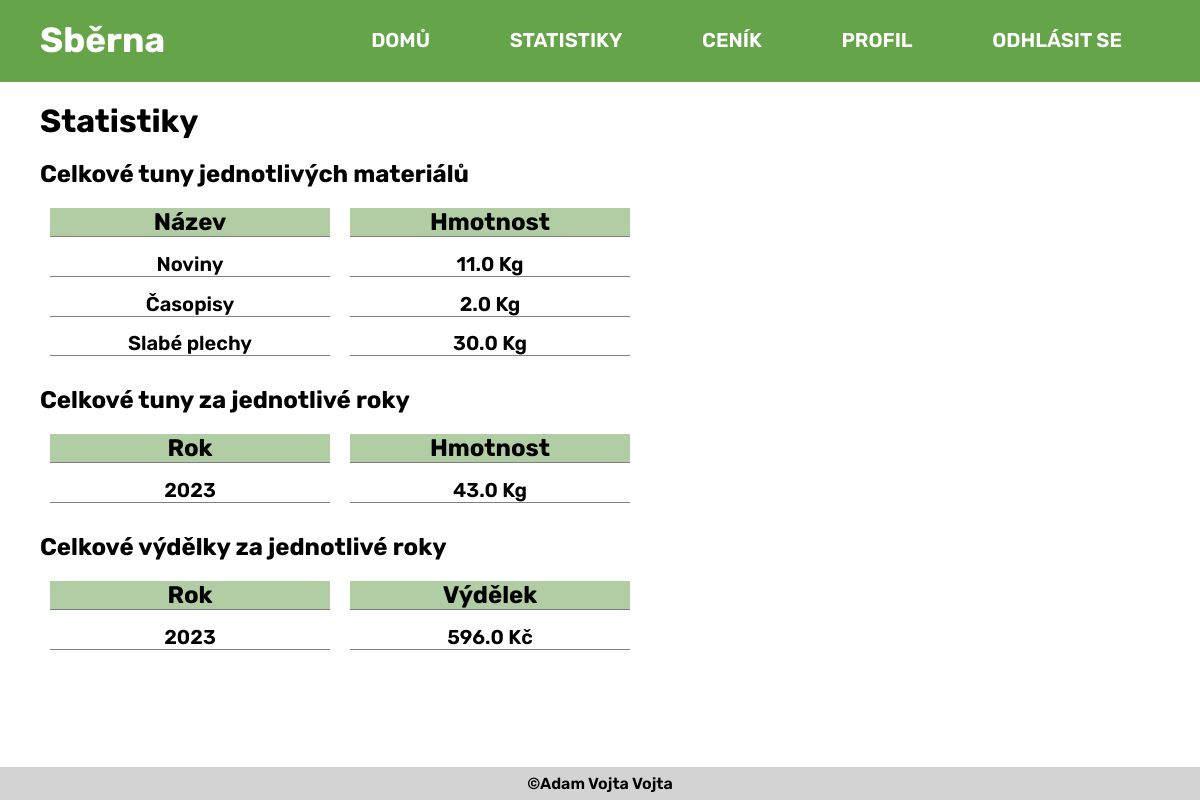
/statistiky (signed in), run on the app's committed database.
### tables this page shows
CREATE TABLE typy_materialu (id_typu_materialu INTEGER NOT NULL PRIMARY KEY AUTOINCREMENT, nazev TEXT NOT NULL);

### app.py (the view)
@app.route('/statistiky')
def stats() -> ResponseReturnValue:
    return render_template("stats.jinja2",
                           material_total=total_each_material(),
                           yearly_material_total=total_yearly_weight(),
                           income_total=total_yearly_profit())

### app.py (called while the page is built)
def process_query(query: str) -> Query:
    connection = sqlite3.connect(DB_PATH)
    cursor = connection.cursor()
    cursor.execute(query)
    data = cursor.fetchall()
    connection.close()
    return data

def total_each_material() -> Any:
    total_weight = "SELECT typy_materialu.nazev, SUM(mnozstvi) celkove_mnozstvi " \
                   "FROM sbery JOIN polozka ON (sbery.id_sberu = polozka.id_sberu) " \
                   "JOIN typy_materialu ON (typy_materialu.id_typu_materialu = " \
                   "polozka.id_typu_materialu) GROUP BY " \
                   "typy_materialu.id_typu_materialu;"
    return process_query(total_weight)

def total_yearly_weight() -> Any:
    yearly_weight = "SELECT strftime('%Y',cas_odevzdani) AS rok, SUM(mnozstvi) " \
                    "AS mnozstvi FROM sbery JOIN polozka ON " \
                    "(sbery.id_sberu = polozka.id_sberu) JOIN typy_materialu " \
                    "ON (typy_materialu.id_typu_materialu = " \
                    "polozka.id_typu_materialu) GROUP BY " \
                    "strftime('%Y',cas_odevzdani);"
    return process_query(yearly_weight)

def total_yearly_profit() -> Any:
    total_profit = "SELECT strftime('%Y',cas_odevzdani) AS rok, " \
                   "SUM(cena*mnozstvi) AS cena FROM sbery JOIN polozka ON " \
                   "(sbery.id_sberu = polozka.id_sberu) JOIN ceny ON " \
                   "(polozka.id_ceny = ceny.id_ceny) GROUP BY " \
                   "strftime('%Y',cas_odevzdani);"
    return process_query(total_profit)

### templates/stats.jinja2 (shortened to what this page needs)
{% extends 'main.jinja2' %}
{% block content %}
<h1 class="headline">
Statistiky
</h1>
<h2 class="stats">Celkové tuny jednotlivých materiálů</h2>
<div class="row">
<div class="col">
  <h2>Název</h2>
    {% for i in material_total %}
	<p>{{i[0]}}</p>
	{%endfor%}
</div>
<div class="col">
  <h2>Hmotnost</h2>
    {% for i in material_total %}
	<p>{{i[1]}}{{" Kg"}}</p>
	{%endfor%}
</div>
</div>
<h2 class="stats">Celkové tuny za jednotlivé roky</h2>
<div class="row">
<div class="col">
  <h2>Rok</h2>
    {% for i in yearly_material_total %}
	<p>{{i[0]}}</p>
	{%endfor%}
</div>
<div class="col">
  <h2>Hmotnost</h2>
    {% for i in yearly_material_total %}
	<p>{{i[1]}}{{" Kg"}}</p>
	{%endfor%}
</div>
</div>
<h2 class="stats">Celkové výdělky za jednotlivé roky</h2>
<div class="row">
<div class="col">
  <h2>Rok</h2>
    {% for i in income_total %}
	<p>{{i[0]}}</p>
	{%endfor%}
</div>
<div class="col">
  <h2>Výdělek</h2>
    {% for i in income_total %}
	<p>{{i[1]}}{{" Kč"}}</p>
	{%endfor%}
</div>
</div>
{% endblock %}

### static/css/structure.css (style rules this page uses)
* { margin: 0; padding: 0; }
body { display: flex; flex-direction: column; min-height: 100vh; }
.headline { margin-left: 40px; margin-top: 20px; margin-bottom: 20px; }
h2.stats { margin-left: 40px; margin-bottom: 10px; }
.row { margin-left: 40px; margin-bottom: 20px; display: flex; }
.col > * { border-bottom: 1px solid gray; }
.col { text-align: center; float: left; width: 50%; padding: 10px; box-sizing: border-box; }
.row:after { content: ""; display: table; clear: both; }
.col > p, .cols > p { margin-top: 10px; }
.row { width: 50%; }
.col { background-color: white; }
.col h2 { background-color: #B1CDA3; }
.col p { font-size: 20px; margin-top: 12px; padding-top: 1%; }

### static/css/colors.css (style rules this page uses)
p { color: black; }

### static/css/text.css (style rules this page uses)
body { font-family: 'Rubik', sans-serif; font-weight: 600; }

### data on the page
typy_materialu: nazev "Noviny", i "11.0", value "Kg"
typy_materialu: nazev "Časopisy", i "2.0", value "Kg"
typy_materialu: nazev "Slabé plechy", i "30.0", value "Kg"

### other printed values
{{ i[0] }} "2023"
{{ i[1] }} "43.0"
{{ " Kg" }} "Kg"
{{ i[1] }} "596.0"
{{ " Kč" }} "Kč"
